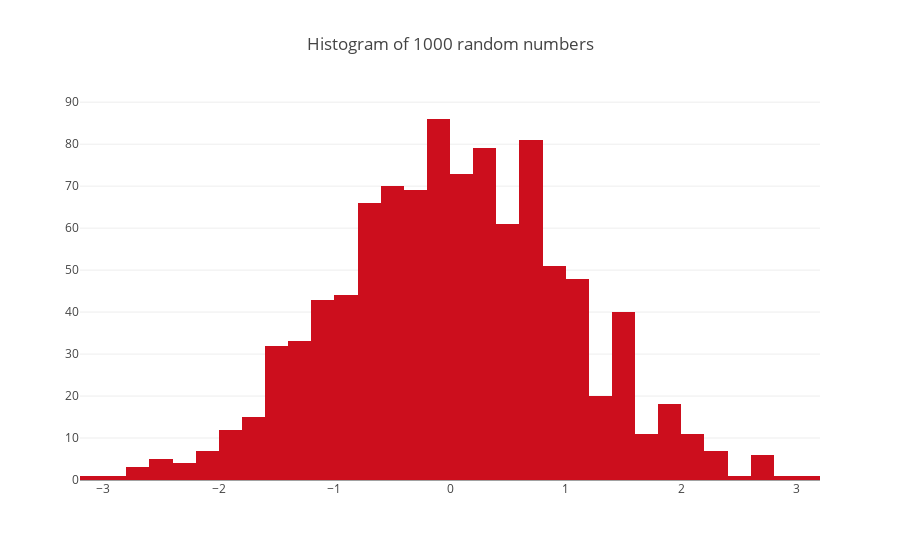

The notebook cell this image was saved under:
### Markdown cell above
- 1 numeric variable

### Code cell
n = 1000
x = np.random.randn(n)
data = [go.Histogram(x=x,
       marker=dict(
        color='#CC0E1D',# Lava (#CC0E1D)
#         color = 'rgb(200,0,0)'   # you can provide color in HEX format or rgb format, genrally programmers prefer HEX format as it is a single string value and easy to pass as a variable
    ))]
layout = go.Layout(title = "Histogram of {} random numbers".format(n))
fig = go.Figure(data= data, layout=layout)
iplot(fig)

### Figure 1 — Plotly figure (JSON) as saved in the notebook; plotly's stock layout.template omitted (floating-point values rounded to 4 significant figures; data arrays with more than 128 entries replaced by an {"elided": "..."} marker saying what was removed)
{"data": [{"marker": {"color": "#CC0E1D"}, "type": "histogram", "uid": "b7e5ca24-58d2-43d8-aa12-fc4fbedbdb4a", "x": {"elided": "1000 float values"}}], "layout": {"title": {"text": "Histogram of 1000 random numbers"}}}
